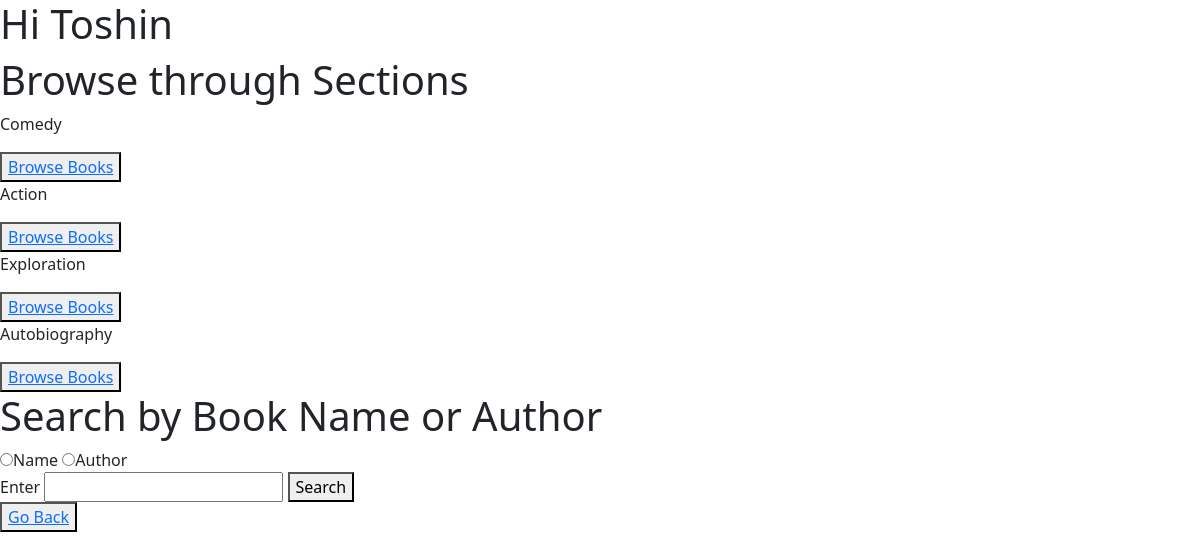
Page /5/library on the committed database.
### app.py (models this page shows)
class Section(db.Model):
    __tablename__ = 'Section'
    ID = db.Column(db.Integer , primary_key=True)
    Name = db.Column(db.Text, nullable=False)
    CreationDate = db.Column(db.Text, nullable=False)
    Description = db.Column(db.Text)
    sectional_books = relationship(Book, cascade="all,delete", backref='books_this_section')

### app.py (the view, shortened to what this page needs)
@app.route('/<userID>/library',methods=['GET','POST'])
def library(userID):
    if request.method == 'GET':
        sections = Section.query.all()
        books = Book.query.filter_by(IssueDate = None).all()
        lib_data = {
            'user' : User.query.filter_by(ID = userID).first(),
            'sections' : sections,
            'books' : books,
            'post' : None
        }
        return render_template('user_side/library.html',lib_data = lib_data)

### templates/user_side/library.html (shortened to what this page needs)
<!DOCTYPE html>
<html lang="en">
<head>
    <link href="https://cdn.jsdelivr.net/npm/bootstrap@5.3.3/dist/css/bootstrap.min.css" rel="stylesheet">
</head>
<body>
    <h1>Hi {{ lib_data['user'].uname }}</h1>
    <h1>Browse through Sections</h1>
    {% for section in lib_data['sections'] %}
    <p>{{section.Name}} </p>
    <button><a href="/{{ lib_data['user'].ID }}/sectional/{{section.ID}}">Browse Books</a></button>
    {% endfor %}
    <h1>Search by Book Name or Author </h1>
    <form action="/{{ lib_data['user'].ID }}/library" method="post">
        <input type="radio" name="Selection" id="" value="Name">Name
        <input type="radio" name="Selection" id="" value="Author">Author
        <br>
        <label for="">Enter </label>
        <input type="text" name="Value" id="">
        <button type="submit">Search</button>
    </form>
    <button><a href="/{{ lib_data['user'].ID }}/user_page">Go Back</a></button>
</body>
</html>

### rows in the picture
Section: Name "Comedy"
Section: Name "Action"
Section: Name "Exploration"
Section: Name "Autobiography"
